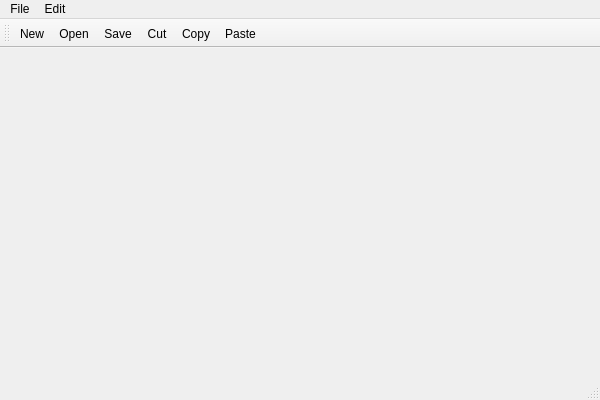
<?xml version="1.0" encoding="UTF-8"?>
<ui version="4.0">
 <class>illText</class>
 <widget class="QMainWindow" name="illText">
  <property name="geometry">
   <rect>
    <x>0</x>
    <y>0</y>
    <width>600</width>
    <height>400</height>
   </rect>
  </property>
  <property name="windowTitle">
   <string>illText</string>
  </property>
  <widget class="QWidget" name="centralwidget">
   <widget class="QTextEdit" name="textEdit">
    <property name="geometry">
     <rect>
      <x>0</x>
      <y>0</y>
      <width>601</width>
      <height>331</height>
     </rect>
    </property>
    <property name="styleSheet">
     <string notr="true">background:transparent;</string>
    </property>
   </widget>
  </widget>
  <widget class="QMenuBar" name="menubar">
   <property name="geometry">
    <rect>
     <x>0</x>
     <y>0</y>
     <width>600</width>
     <height>24</height>
    </rect>
   </property>
   <widget class="QMenu" name="menuFile">
    <property name="title">
     <string>File</string>
    </property>
    <addaction name="actionNew"/>
    <addaction name="actionOpen"/>
    <addaction name="actionSave"/>
   </widget>
   <widget class="QMenu" name="menuEdit">
    <property name="title">
     <string>Edit</string>
    </property>
    <addaction name="actionCut"/>
    <addaction name="actionCopy"/>
    <addaction name="actionPaste"/>
    <addaction name="actionUndo"/>
    <addaction name="actionRedo"/>
   </widget>
   <addaction name="menuFile"/>
   <addaction name="menuEdit"/>
  </widget>
  <widget class="QToolBar" name="toolBar">
   <property name="windowTitle">
    <string>toolBar</string>
   </property>
   <attribute name="toolBarArea">
    <enum>TopToolBarArea</enum>
   </attribute>
   <attribute name="toolBarBreak">
    <bool>false</bool>
   </attribute>
   <addaction name="actionNew"/>
   <addaction name="actionOpen"/>
   <addaction name="actionSave"/>
   <addaction name="actionCut"/>
   <addaction name="actionCopy"/>
   <addaction name="actionPaste"/>
  </widget>
  <widget class="QStatusBar" name="statusbar"/>
  <action name="actionNew">
   <property name="text">
    <string>New</string>
   </property>
  </action>
  <action name="actionOpen">
   <property name="text">
    <string>Open</string>
   </property>
  </action>
  <action name="actionSave">
   <property name="text">
    <string>Save</string>
   </property>
  </action>
  <action name="actionCut">
   <property name="text">
    <string>Cut</string>
   </property>
  </action>
  <action name="actionCopy">
   <property name="text">
    <string>Copy</string>
   </property>
  </action>
  <action name="actionPaste">
   <property name="text">
    <string>Paste</string>
   </property>
  </action>
  <action name="actionUndo">
   <property name="text">
    <string>Undo</string>
   </property>
  </action>
  <action name="actionRedo">
   <property name="text">
    <string>Redo</string>
   </property>
  </action>
 </widget>
 <resources/>
 <connections/>
</ui>
